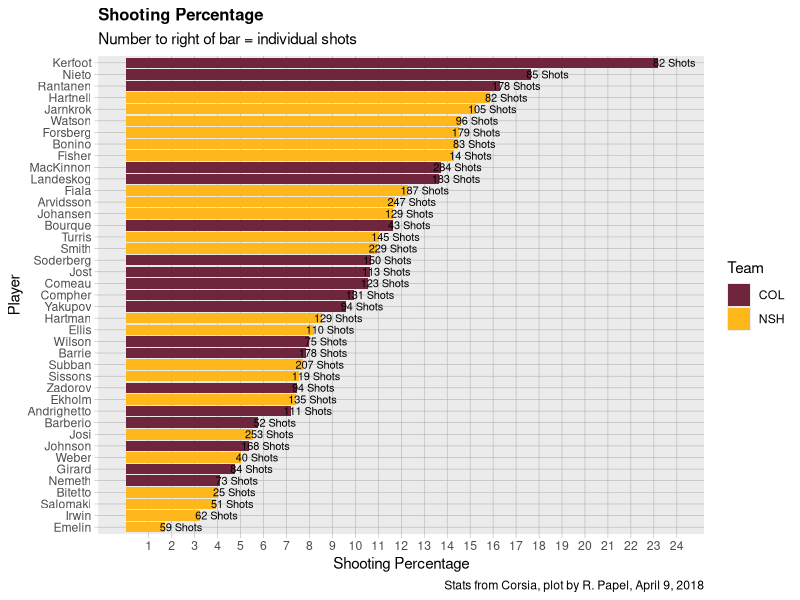

Source code (R):
#' ------------------------
#' Title: **NSH vs COL**
#' Subtitle: Gonna try and face-wrap some histograms, right? Probabla nah
#' Date: April 12, 2018
#' By: Robert Papel
#' ------------------------

#' **Libraries** 

library(tidyverse)
library(rmarkdown)

firstRound <- read.csv("preds_avs.csv", header = TRUE, sep = ",", stringsAsFactors = FALSE)

teamColor <- c("#6F263D", # Colorado
               "#FFB81C") # Nashville

firstRound %>% 
  filter(ShootPerc > 0) %>% 
  ggplot(aes(x = reorder(Player, ShootPerc), 
             y = ShootPerc, 
             fill = Team)) +
  geom_col() +
  scale_fill_manual(values = teamColor) +
  labs(x = "Player", 
       y = "Shooting Percentage",
       title = "Shooting Percentage",
       subtitle = "Number to right of bar = individual shots",
       caption = "Stats from Corsia, plot by R. Papel, April 9, 2018") +
  scale_y_continuous(limits = c(0,24), 
                     breaks = c(1:24)) +
  coord_cartesian(ylim = c(0, 24)) +
  geom_text(nudge_y = 0.73, size = 2.80,
            aes(label = paste0(iSF, " Shots"))) +
  coord_flip() +
  theme(
    plot.title = element_text(face = "bold", size = 12),
    legend.background = element_rect(fill = "white", size = 4, colour = "white"),
    axis.ticks = element_line(colour = "grey70", size = 0.2),
    panel.grid.major = element_line(colour = "grey70", size = 0.2),
    panel.grid.minor = element_blank()
  )
